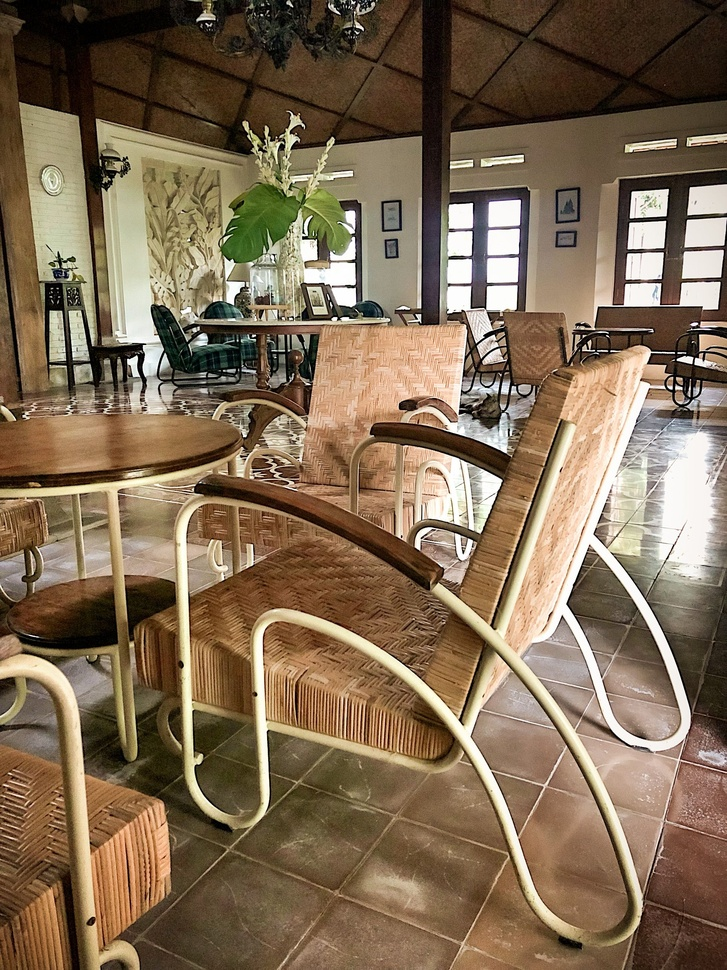
#> input picture kursi.jpg, 727 x 970 px, shrunk from 1932 x 2576 before the run
$ python 'Contrast Enhancment.py'
#> lines starting #> are read from the running program, lines starting #| are printed output that depends on the picture
# Import Library
import numpy as np
import matplotlib.pyplot as plt
import matplotlib as inline
import cv2
import matplotlib.image as mpimg
from skimage import data

# Memanggil gambar
image_path = "kursi.jpg"

# Mengonversi gambar ke skala keabuan
image = cv2.imread(image_path, cv2.IMREAD_GRAYSCALE)
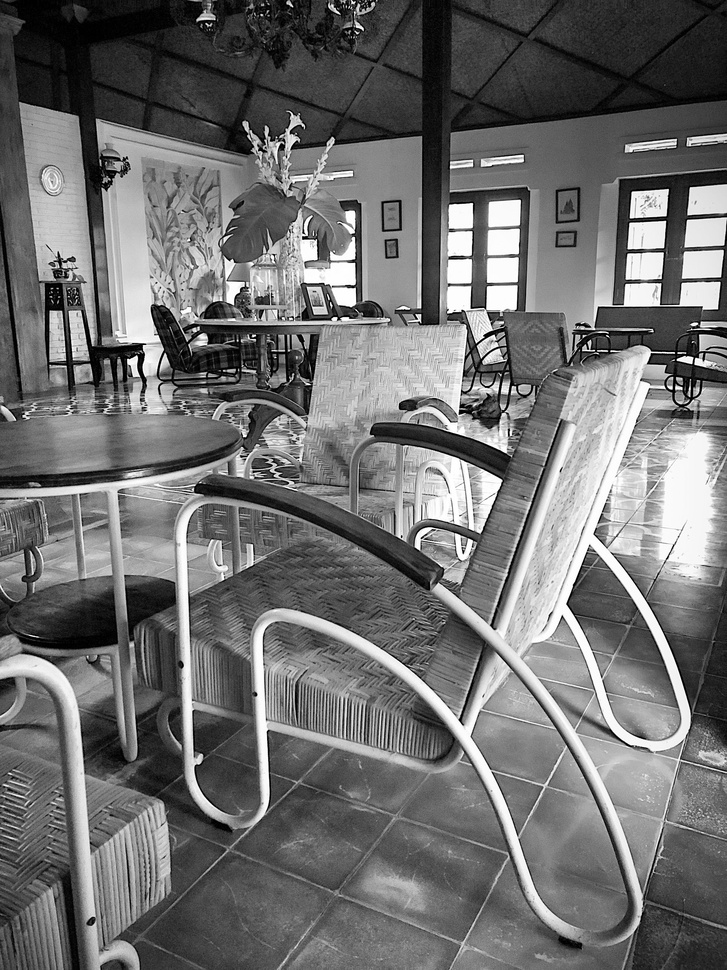
#> image: shape (970, 727); min 0, max 255, mean 111.2

# Melakukan Histogram Equalization
img_equalized = cv2.equalizeHist(image)
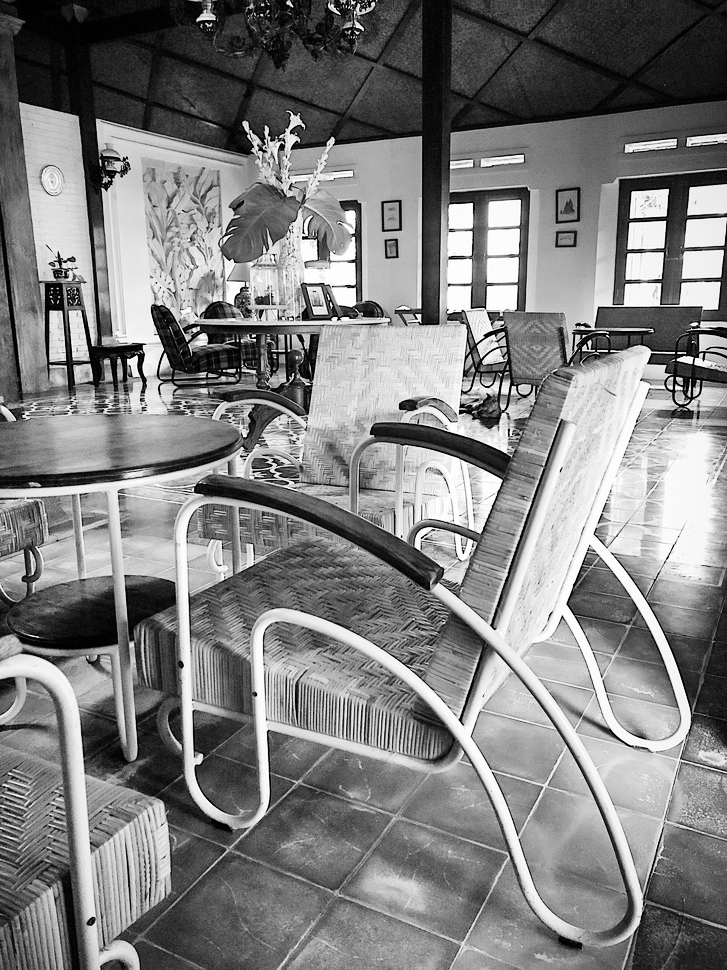
#> img_equalized: shape (970, 727); min 0, max 255, mean 127.4

# Membuat objek CLAHE
clahe = cv2.createCLAHE(clipLimit=2.0, tileGridSize=(8, 8))

# Menerapkan CLAHE pada gambar asli
img_clahe = clahe.apply(image)
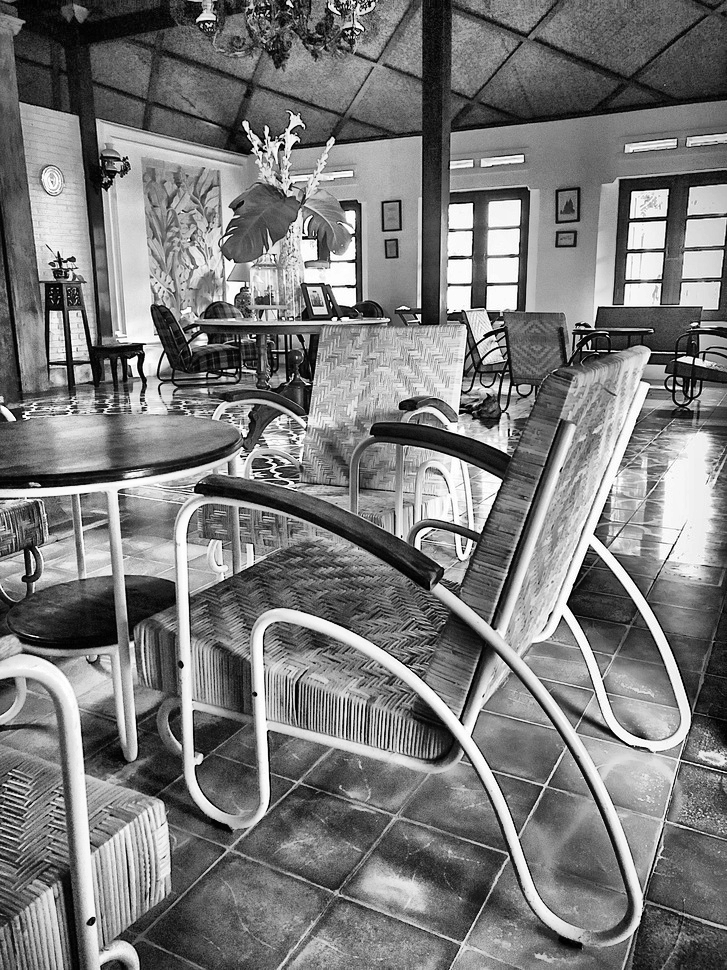
#> img_clahe: shape (970, 727); min 0, max 255, mean 122.4

# Create an empty array to store the final output
image_cs = np.zeros((image.shape[0], image.shape[1]), dtype='uint8')

# Melakukan Min-Max Contrasting
min_val = np.min(image)
#> min_val = 0
max_val = np.max(image)
#> max_val = 255

# Apply Min-Max Contrasting
for i in range(image.shape[0]):
    for j in range(image.shape[1]):
        image_cs[i, j] = 250.0 * (image[i, j] - min_val) / (max_val - min_val)


# Mengcopy gambar sebagai float untuk operasi berikutnya
copyimg = image.copy().astype(float)

m1, n1 = copyimg.shape
#> m1 = 970; n1 = 727
output1 = np.empty([m1, n1])

# Melakukan operasi perkalian konstanta pada setiap piksel gambar
for baris in range(0, m1 - 1):
    for kolom in range(0, n1 - 1):
        a1 = baris
        b1 = kolom
        output1[a1, b1] = copyimg[baris, kolom] * 1.9

# Menampilkan citra input dan citra output serta histogramnya
fig, axes = plt.subplots(5, 2, figsize=(20, 20))
ax = axes.ravel()

ax[0].imshow(image, cmap=plt.cm.gray)
ax[0].set_title("Citra Input")
ax[1].hist(image.ravel(), bins=256)
ax[1].set_title('Histogram Input')

ax[2].imshow(img_equalized, cmap=plt.cm.gray)
ax[2].set_title("Citra Output HE")
ax[3].hist(img_equalized.ravel(), bins=256)
ax[3].set_title('Histogram Output HE Method')

ax[4].imshow(image_cs, cmap=plt.cm.gray)
ax[4].set_title("Citra Output CS")
ax[5].hist(image_cs.ravel(), bins=256)
ax[5].set_title('Histogram Output CS Method')

ax[6].imshow(img_clahe, cmap=plt.cm.gray)
ax[6].set_title("Citra Grayscale CLAHE")
ax[7].hist(img_clahe.ravel(), bins=256)
ax[7].set_title('Histogram Output CLAHE Method')

ax[8].imshow(output1, cmap=plt.cm.gray)
ax[8].set_title("Citra Grayscale Perkalian Konstanta")
ax[9].hist(output1.ravel(), bins=256)
ax[9].set_title('Histogram Output Perkalian Konstanta Method')

fig.tight_layout()

plt.show()
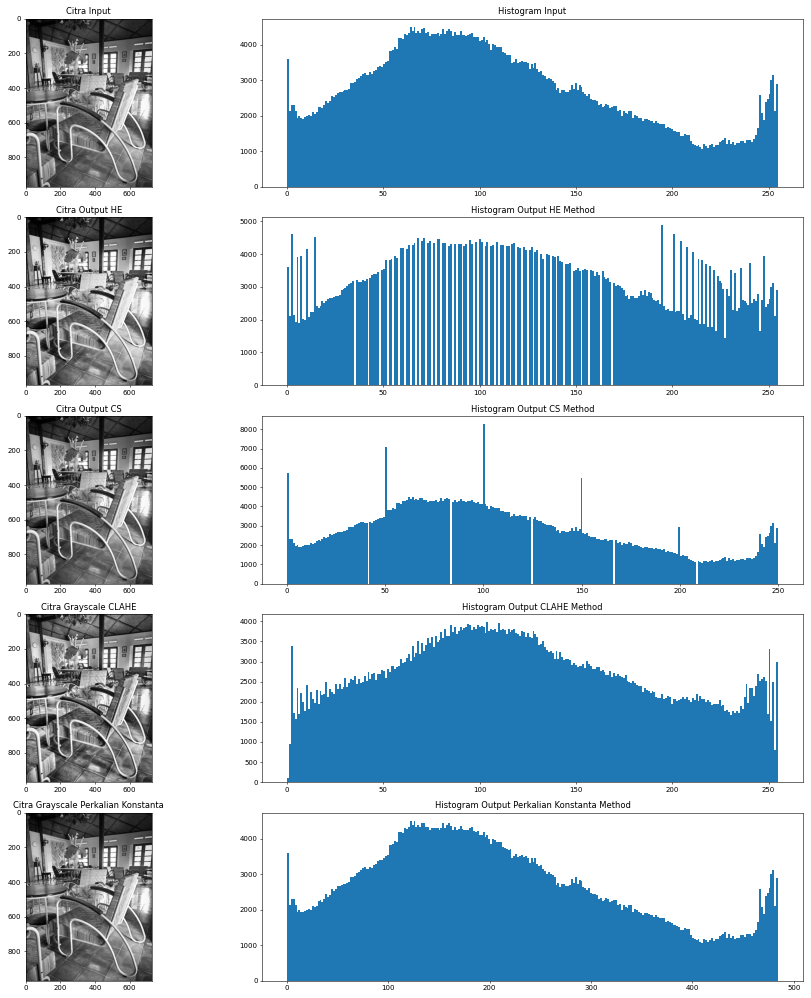
#> figure drawn by matplotlib, 10 panels; panel 2: tallest bar 4505 high, from x = 63.75 to 64.75; panel 4: tallest bar 4882 high, from x = 194.2 to 195.2; panel 6: tallest bar 8292 high, from x = 99.61 to 100.6; panel 8: tallest bar 3979 high, from x = 103.6 to 104.6
